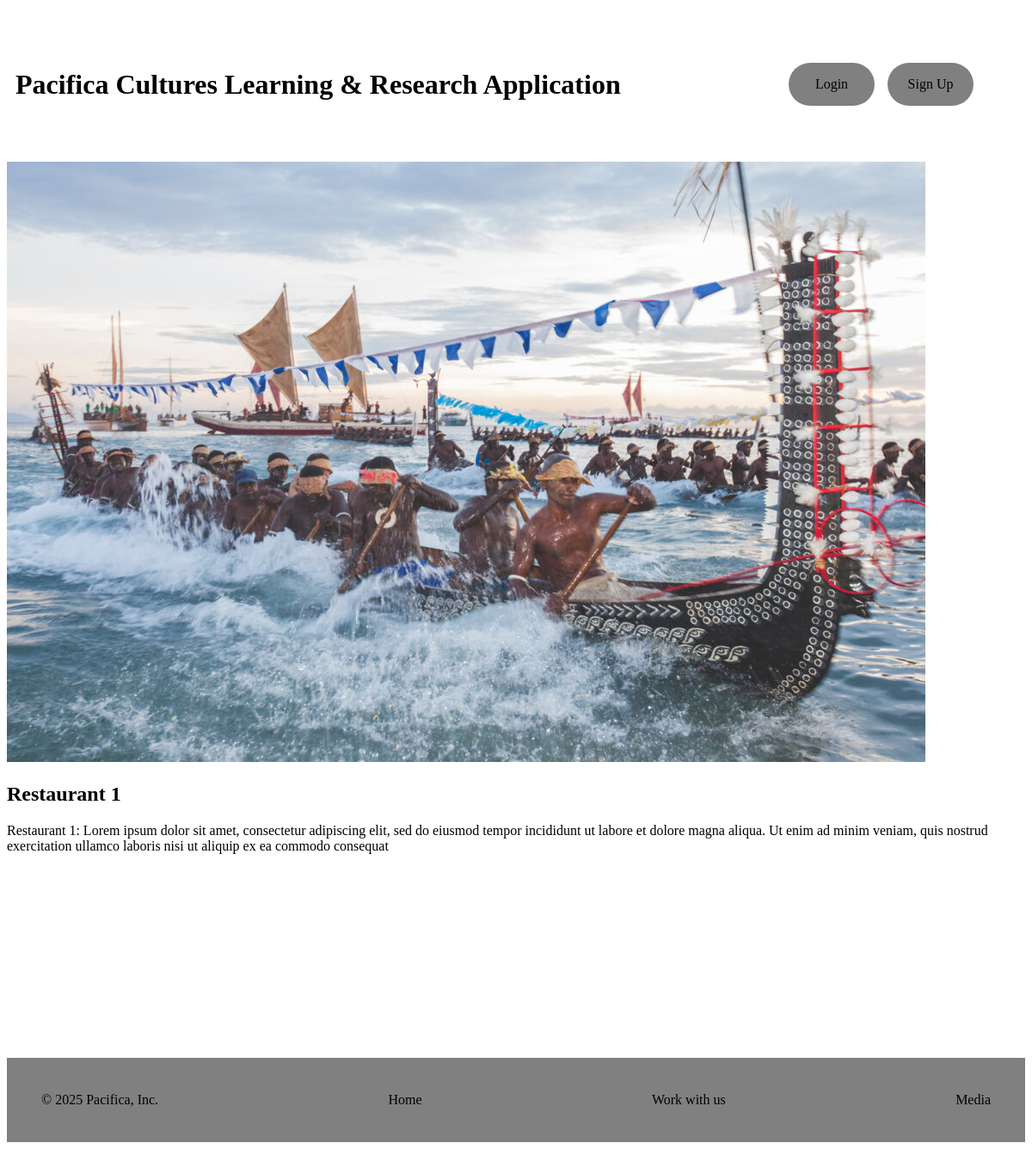
Screenshot of /dine/dines/1/ with the database file from the repository.
### dine/models.py (models this page shows, shortened)
class Dine(models.Model):
    name = models.CharField(max_length=100)
    description = models.TextField()

### dine/views.py (the view)
# urls.py: path('dines/<int:pk>/', DineDetailView.as_view(), name='dine_details'),
class DineDetailView(DetailView):
    model = Dine
    template_name = "dine_details.html"

### dine/templates/dine_details.html (shortened to what this page needs)
{% extends 'base.html' %}
{% block content %}
<div>
    {% load static %}
    <img src="{% static 'sample.jpg' %}" />
</div>
<h2>{{ dine.name }}</h2>
<p>{{ dine.description}} </p>
{% endblock %}

### templates/base.html (shortened to what this page needs)
<!DOCTYPE html>
<html lang="en">
<head>
  {% load static %}
  <link rel="stylesheet" href="{% static 'css/base.css' %}" />
</head>
<body>
  <header class="main-header">
  <a href="{% url 'homepage' %}" class="main-title">
    <h1>Pacifica Cultures Learning & Research Application</h1>
  </a>
    <div class="authentication">
      {% if user.is_authenticated %}
      <span>Hello, {{ user.username }}!</span>
        <a href="{% url 'user_profile' %}" class="profile-button">Profile</a>
        <a href="{% url 'logout' %}" class="logout-button">Logout</a>
      {% else %}
        <a href="{% url 'login' %}" class="left-button">Login</a>
        <a href="{% url 'signup' %}" class="right-button">Sign Up</a>
      {% endif %}
    </div>
  </header>
  <div>{% block content %} {% endblock %}</div>
  <footer>
    <div class="text1">
      &copy; 2025 Pacifica, Inc.
    </div>
    <div>
      <a href="{% url 'homepage' %}" class="home-button">Home</a>
    </div>
    <div>
      Work with us
    </div>
    <div>
      Media
    </div>
  </footer>
</body>
</html>

### static/css/base.css (style rules this page uses)
.main-header { display: flex; justify-content: space-between; align-items: center; height: 20vh; padding: 10px; }
.main-title { text-decoration: none; color: black; }
.main-title h1 { position: relative; color: inherit; font-family: 'Dancing Script', cursive; }
.authentication { display: flex; gap: 15px; margin-right: 50px; }
.authentication a { text-decoration: none; color: black; }
.left-button { display: flex; background-color: gray; color: white; border-radius: 50px; width: 100px; height: 50px; justify-content: center; align-items: center; text-decoration: none; transition: transform 0.4s ease, box-shadow 0.4s ease; }
.right-button { display: flex; background-color: gray; color: white; border-radius: 50px; width: 100px; height: 50px; justify-content: center; align-items: center; text-decoration: none; transition: transform 0.4s ease, box-shadow 0.4s ease; }
.home-button { text-decoration: none; color: black; }
footer { display: flex; background-color: grey; padding: 40px; margin-top: 20%; justify-content: space-between; }

### rows the page displays
Dine: name "Restaurant 1", description "Restaurant 1: Lorem ipsum dolor sit amet, consectetur adipiscing elit, sed do eiusmod tempor incididunt ut labore et dolore magna aliqua. Ut enim ad minim veniam, quis nostrud exercitation ullamco laboris nisi ut aliquip ex ea commodo consequat"
